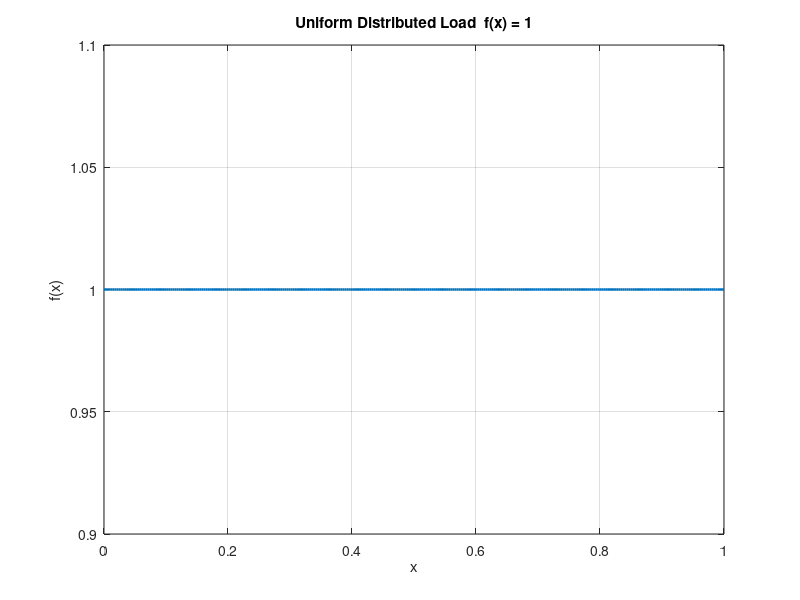

MATLAB code to generate this figure: (Note: this script raises an error after producing the figure.)
%[text] # Week 10 Solution: Building a 1D FEM Solver for String Deflection
%[text] This is the **instructor solution** file. It is structurally identical to the Activity file. Every TODO block is replaced with the correct code. Use this to check student work or project the answer after each TODO is attempted.
%%
%[text] ## 0) Problem Statement and Physical Setup
%[text] We solve the steady-state string deflection problem:
%[text]{"align":"center"} $ -u''(x) = f(x),\\quad x\\in(0,1)\\\\ u(0)=u(1)=0 $
%[text] Here $ u(x) $ is vertical deflection and $ f(x) $ is the transverse distributed load. We will use uniform load $ f(x)=1 $ and domain length $ L=1 $.
%[text] **FEM roadmap:** (1) derive the weak form, (2) define basis functions on a mesh, (3) compute the element stiffness matrix, (4) compute the element load vector, (5) assemble the global system, (6) apply BCs and solve — each step follows directly from the one before.

L        = 1.0;
f_handle = @(x) 1 + 0*x;

x_plot = linspace(0, L, 300);

figure
plot(x_plot, f_handle(x_plot), 'LineWidth', 1.8);
grid on;
xlabel('x');
ylabel('f(x)');
title('Uniform Distributed Load  f(x) = 1');
%%
%[text] ## 1) Weak Form via Integration by Parts
%[text] Direct discretization of $ -u''=f $ requires second-order finite-difference stencils. FEM avoids this: we multiply both sides by a smooth test function $ v $ satisfying $ v(0)=v(1)=0 $, integrate over the domain, then use integration by parts to transfer one derivative from $ u $ onto $ v $. The result involves only **first derivatives** — which piecewise-linear polynomials can provide.
%[text] Multiply both sides of $ -u''=f $ by a test function $ v $ satisfying $ v(0)=v(1)=0 $, and integrate:
%[text]{"align":"center"} $ \\int\_0^1 (-u'')v,dx = \\int\_0^1 fv,dx $
%[text] Apply the product rule $ \\frac{d}{dx}(u'v) = u''v + u'v' $ to trade one derivative from $ u $ onto $ v $:
%[text]{"align":"center"} $ \\int\_0^1 u'v',dx - \\left\[u'v \\right\]\_0^1 = \\int\_0^1 fv,dx $
%[text] Because $ v(0)=v(1)=0 $ the boundary term vanishes. The **weak form** is:
%[text]{"align":"center"} $ \\int\_0^1 u'v',dx = \\int\_0^1 fv,dx $
%[text] This replaces a second-order ODE with an integral equation that only needs first derivatives. We now approximate the infinite-dimensional solution $ u $ with piecewise-linear polynomials defined on a finite mesh — this leads to the finite linear system $ KU=F $ that we will assemble in sections 3–5.

%%
%[text] ## 2) Linear Basis Functions on the Reference Element
%[text] Partition $ \[0,L\] $ into $ n\_{el} $ elements. Map each physical element $ \[x\_a,x\_b\] $ to the reference domain $ \\xi\\in\[-1,1\] $ via:
%[text] $ x(\\xi)=\\frac{x\_a+x\_b}{2}+\\frac{h\_e}{2}\\xi,\\quad J=\\frac{dx}{d\\xi}=\\frac{h\_e}{2} $
%[text] The two linear shape functions on the reference element are:
%[text] $ N\_1(\\xi)=\\frac{1-\\xi}{2},\\quad N\_2(\\xi)=\\frac{1+\\xi}{2} $
%[text] Their $ \\xi $-derivatives are constant, meaning the approximated strain is uniform within each element.

syms xi_s real
N1s = (1 - xi_s)/2;
N2s = (1 + xi_s)/2;

xi_num = linspace(-1, 1, 200);
N1_num = double(subs(N1s, xi_s, xi_num));
N2_num = double(subs(N2s, xi_s, xi_num));

figure
plot(xi_num, N1_num, 'b-', 'LineWidth', 1.8);
hold on;
plot(xi_num, N2_num, 'r-', 'LineWidth', 1.8);

grid on;
xlabel('\xi');
ylabel('Value');
title('Reference Basis Functions and Their \xi-Derivatives');
legend('N_1', 'N_2', 'Location', 'bestoutside');
%%
%[text] ## 3) Element Stiffness Matrix — Symbolic Integration
%[text] On one element with nodes at $ x\_a $ and $ x\_b $, we approximate $ u\_h = N\_1 U\_1 + N\_2 U\_2 $. Substituting into the weak form and choosing $ v = N\_a $ for each row — the **Galerkin choice**, using the same shape functions as both trial and test functions — the element weak form becomes a 2×2 linear system:
%[text] $ k\_{ab}^{(e)}\\,U\_b = f\_a^{(e)}, \\quad\\text{where}\\quad k\_{ab}^{(e)} = \\int\_{x\_a}^{x\_b} N\_a'(x)\\,N\_b'(x),dx $
%[text] Mapping to the reference element $ \\xi\\in\[-1,1\] $ with chain rule $ dN\_a/dx = (2/h\_e)\\,dN\_a/d\\xi $ and Jacobian $ J = h\_e/2 $, this becomes:
%[text]{"align":"center"} $ k\_{ab}^{(e)} = \\int\_{-1}^{1} \\frac{dN\_a}{dx}\\frac{dN\_b}{dx}\\,J\\,d\\xi $
%[text] Evaluating all four entries ($ a,b\\in\\{1,2\\} $) gives the 2×2 element stiffness matrix.


%%
%[text] ## 4) Element Load Vector — Symbolic Integration
%[text] The element system $ k^{(e)} U^{(e)} = f^{(e)} $ has two parts. Section 3 built the **left-hand side** stiffness $ k^{(e)} $. Now we build the **right-hand side** $ f^{(e)} $: it distributes the applied load $ f(x) $ to the two element nodes by integrating $ f $ against each shape function.
%[text] Map the forcing to the reference coordinate: $ x(\\xi)=\\frac{x\_1+x\_2}{2}+\\frac{h\_e}{2}\\xi $. For affine forcing $ f=f\_0$, the load integral for node $ a $ is:
%[text] $ f\_a^{(e)} = \\int\_{-1}^{1} f(x(\\xi))\\,N\_a(\\xi)\\,J\\,d\\xi,\\quad a=1,2 $

%%
%[text] ## 5) Assemble the Global System
%[text] Sections 3 and 4 derived $ k^{(e)} $ and $ f^{(e)} $ for a **single** element. Now we repeat this for every element on the mesh and accumulate all contributions into the global $ n\\times n $ system $ KU=F $.
%[text] The rule for element $ e $ with global node indices `nodes = [i, j]`: scatter `ke` into `K(nodes,nodes)` and `fe` into `F(nodes)`. These two lines of MATLAB — repeated for each element — encode all the mesh connectivity.

%[text] The assembled $ K $ is symmetric and tridiagonal, but it is **singular** — no displacement is fixed yet, so the system has infinitely many solutions. Section 6 imposes the Dirichlet boundary conditions to make the system uniquely solvable.
%%
%[text] ## 6) Apply Boundary Conditions and Solve
%[text] The assembled $ K $ is singular — it needs boundary conditions to have a unique solution. The simplest approach is **row replacement**: wipe out the assembled equation for each boundary node and substitute the constraint directly.
%[text] For node 1 (at $ x=0 $): zero out row 1, set $ K(1,1)=1 $, set $ F(1)=0 $. Row 1 now reads $ 1 \\cdot U\_1 = 0 $, i.e. $ u(0)=0 $. Repeat for the last node: $ K(n,:)=0 $, $ K(n,n)=1 $, $ F(n)=0 $ → $ u(1)=0 $.
%[text] The modified $ K $ is no longer singular. Solving $ U = K \\backslash F $ gives the complete nodal solution with both BCs enforced.

%%
%[text] ## 7) Validation and Convergence Study
%[text] With the system solved, we verify accuracy in two ways: (1) compare the nodal solution against the known exact answer for $ f=1 $, and (2) run a mesh-refinement study to confirm the expected $ h^2 $ convergence rate.
%[text] For $ f=1 $, $ L=1 $, the exact solution is $ u=x(1-x)/2 $. Because this is a quadratic and the Gauss quadrature is exact, nodal FEM values are recovered to machine precision. The convergence plot therefore uses $ f=\\pi^2\\sin(\\pi x) $ with exact $ u=\\sin(\\pi x) $, where the FEM has genuine $ h^2 $ error.




%[appendix]{"version":"1.0"}
%---
%[metadata:view]
%   data: {"layout":"inline"}
%---
